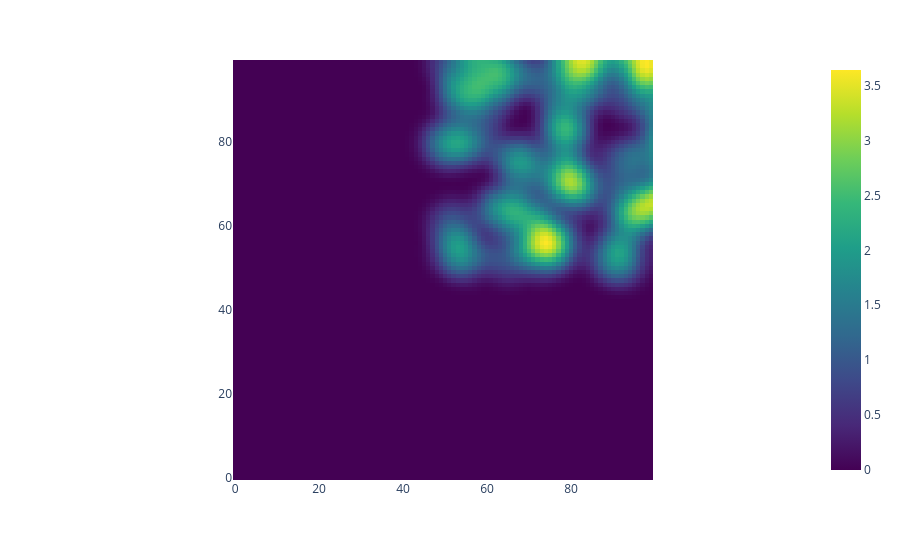

Notebook source saved alongside this figure:
### Code cell
# --- 4.  visualise ----------------------------------------------------------
import plotly.express as px

k = field.shape[2]//2          # mid-z slice
print(k)
px.imshow(field[:, :, 70], origin="lower",
          color_continuous_scale="Viridis",
          aspect="equal").show()

### Figure 1 — Plotly figure (JSON) as saved in the notebook; plotly's stock layout.template omitted (floating-point values rounded to 4 significant figures; data arrays with more than 128 entries replaced by an {"elided": "..."} marker saying what was removed)
{"data": [{"coloraxis": "coloraxis", "hovertemplate": "x: %{x}<br>y: %{y}<br>color: %{z}<extra></extra>", "name": "0", "type": "heatmap", "xaxis": "x", "yaxis": "y", "z": {"elided": "100x100 float values"}}], "layout": {"coloraxis": {"colorscale": [[0, "#440154"], [0.1111, "#482878"], [0.2222, "#3e4989"], [0.3333, "#31688e"], [0.4444, "#26828e"], [0.5556, "#1f9e89"], [0.6667, "#35b779"], [0.7778, "#6ece58"], [0.8889, "#b5de2b"], [1, "#fde725"]]}, "margin": {"t": 60}, "xaxis": {"anchor": "y", "constrain": "domain", "domain": [0, 1], "scaleanchor": "y"}, "yaxis": {"anchor": "x", "autorange": true, "constrain": "domain", "domain": [0, 1]}}}
